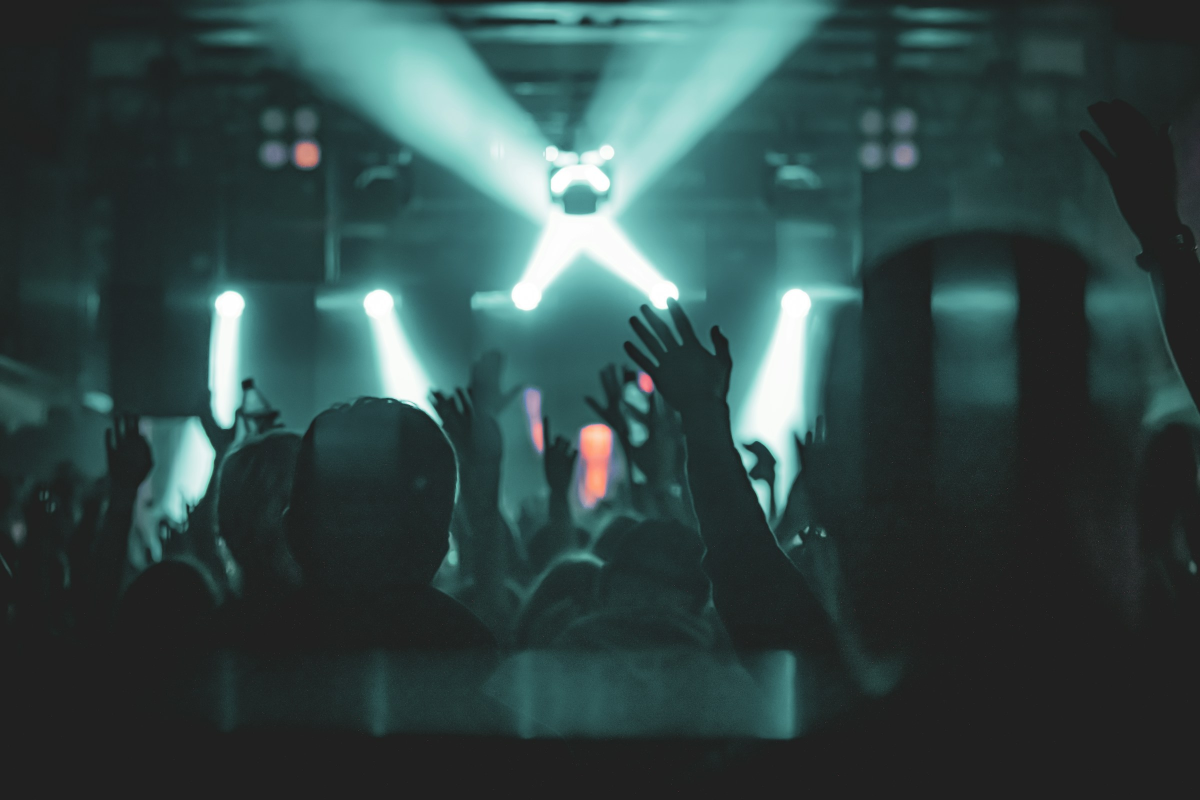
#> input picture conversesa-visualizer/real-assets/real-crowd.jpg, 2400 x 1600 px, found by its file name (shown at 1/2 size)
$ python -i build_docx.py   (imports and definitions only)
#> lines starting #> are read from the running program, lines starting #| are printed output that depends on the picture
from pathlib import Path

from docx import Document
from docx.enum.section import WD_SECTION
from docx.enum.table import WD_CELL_VERTICAL_ALIGNMENT
from docx.enum.text import WD_ALIGN_PARAGRAPH
from docx.oxml import OxmlElement
from docx.oxml.ns import qn
from docx.shared import Inches, Pt, RGBColor
from PIL import Image, ImageEnhance


BASE = Path(__file__).resolve().parent
ASSETS = BASE / "real-assets"
OUT = BASE / "Converse_SA_Visualizer.docx"
DOC_ASSETS = BASE / "doc-assets"

# [1 line that did not run here, left out]
# [1 line that did not run here, left out]
# [1 line that did not run here, left out]
# [1 line that did not run here, left out]
# [1 line that did not run here, left out]


def crop_banner(src_name, out_name, size=(1800, 720), brightness=0.74, contrast=1.08):
#> called with src_name = 'real-assets/real-crowd.jpg', out_name = 'out.png', size = (1800, 720), brightness = 0.74, contrast = 1.08
    DOC_ASSETS.mkdir(exist_ok=True)
    src = Image.open(ASSETS / src_name).convert("RGB")
#> src is the input picture: PIL image 2400x1600 RGB; mean R, G, B 50, 71.8, 71
    src_ratio = src.width / src.height
#> src_ratio = 1.5
    target_ratio = size[0] / size[1]
    if src_ratio > target_ratio:
        new_width = int(src.height * target_ratio)
        left = (src.width - new_width) // 2
        src = src.crop((left, 0, left + new_width, src.height))
    else:
        new_height = int(src.width / target_ratio)
#> new_height = 960
        top = (src.height - new_height) // 2
#> top = 320
        src = src.crop((0, top, src.width, top + new_height))
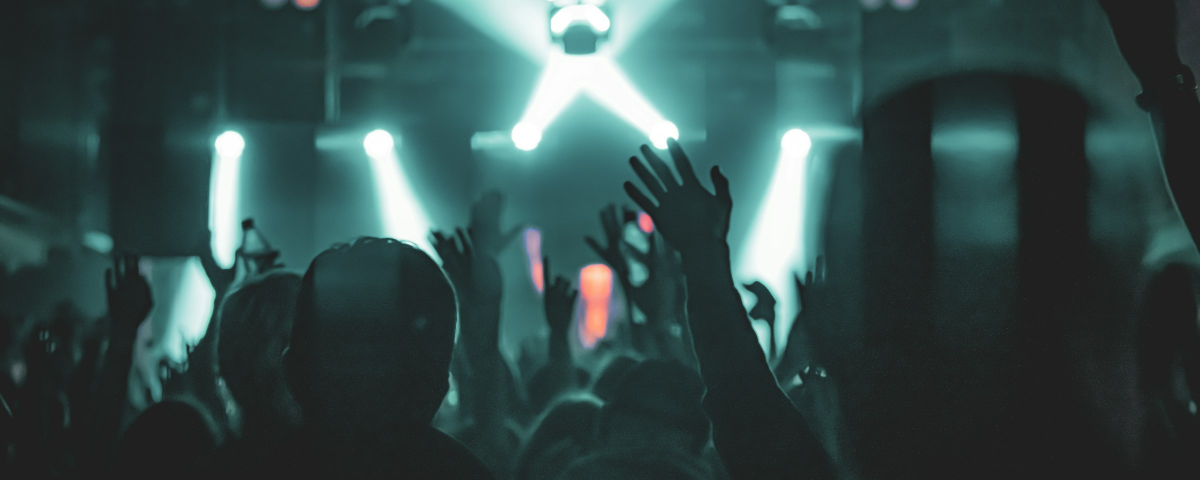
#> src: PIL image 2400x960 RGB (shown at 1/2 size); mean R, G, B 51.9, 74.6, 73.8
    src = src.resize(size, Image.Resampling.LANCZOS)
#> src: PIL image 1800x720 RGB
    src = ImageEnhance.Brightness(src).enhance(brightness)
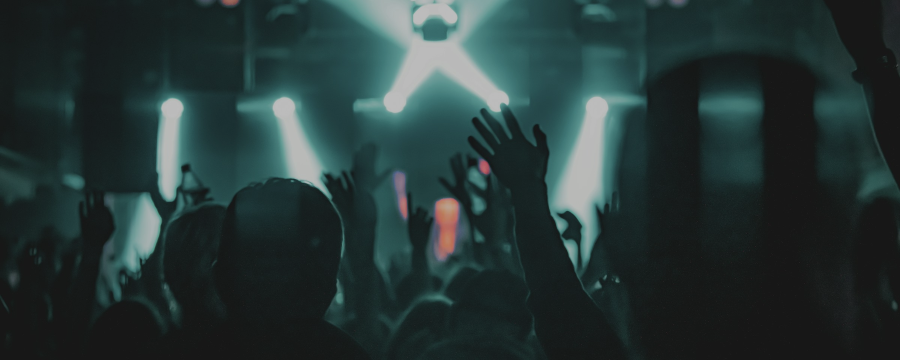
#> src: PIL image 1800x720 RGB (shown at 1/2 size); mean R, G, B 37.9, 54.7, 54.1
    src = ImageEnhance.Contrast(src).enhance(contrast)
    out = DOC_ASSETS / out_name
    src.save(out, quality=92)
    return out


# [134 lines left out: functions set_cell_shading, set_cell_border, set_cell_margins, set_table_width, run_font, add_para and 4 more, not called in this run]


def add_page_break(doc):
    doc.add_page_break()


# [147 lines left out: function build, not called in this run]


# [2 lines not run here, left out]

>>> result = crop_banner('real-assets/real-crowd.jpg', 'out.png')
